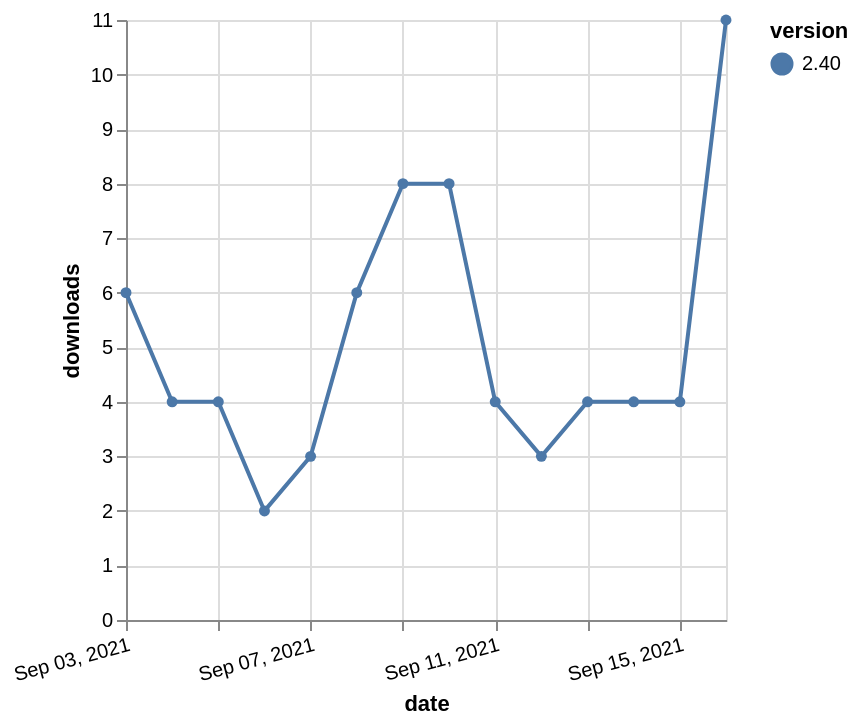

The specification (Vega-Lite) saved for this image:
### Vega-Lite specification from a JSON file in a GitHub repository (floating-point values rounded to 4 significant figures)
{"$schema": "https://vega.github.io/schema/vega-lite/v5.json", "description": "A simple bar chart with embedded data.", "data": {"values": [{"date": "2021-09-03", "total": 5289, "delta": 6, "version": "2.40"}, {"date": "2021-09-04", "total": 5293, "delta": 4, "version": "2.40"}, {"date": "2021-09-05", "total": 5297, "delta": 4, "version": "2.40"}, {"date": "2021-09-06", "total": 5299, "delta": 2, "version": "2.40"}, {"date": "2021-09-07", "total": 5302, "delta": 3, "version": "2.40"}, {"date": "2021-09-08", "total": 5308, "delta": 6, "version": "2.40"}, {"date": "2021-09-09", "total": 5316, "delta": 8, "version": "2.40"}, {"date": "2021-09-10", "total": 5324, "delta": 8, "version": "2.40"}, {"date": "2021-09-11", "total": 5328, "delta": 4, "version": "2.40"}, {"date": "2021-09-12", "total": 5331, "delta": 3, "version": "2.40"}, {"date": "2021-09-13", "total": 5335, "delta": 4, "version": "2.40"}, {"date": "2021-09-14", "total": 5339, "delta": 4, "version": "2.40"}, {"date": "2021-09-15", "total": 5343, "delta": 4, "version": "2.40"}, {"date": "2021-09-16", "total": 5354, "delta": 11, "version": "2.40"}]}, "width": "container", "mark": {"type": "line", "point": {"filled": true}}, "encoding": {"x": {"field": "date", "type": "temporal", "timeUnit": "yearmonthdate", "title": "date", "axis": {"labelAngle": -15}}, "y": {"field": "delta", "type": "quantitative", "title": "downloads"}, "color": {"field": "version", "type": "nominal"}, "tooltip": {"field": "delta"}}}
